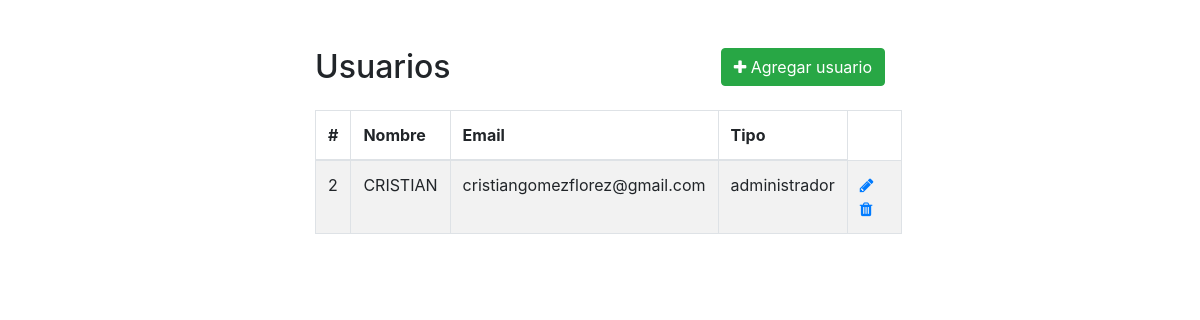
Page /vista/bienvenidoUsuario.php on the committed database.
### tables this page shows
CREATE TABLE `usuarios` (
  `id_usuario` int(11) NOT NULL,
  `nombre_usuario` varchar(50) NOT NULL,
  `email` varchar(100) NOT NULL,
  `contrasena` varchar(255) NOT NULL,
  `tipo` varchar(20) DEFAULT NULL
);

### vista/bienvenidoUsuario.php (the view, shortened to what this page needs)
<!DOCTYPE html>
<html lang="en">
<head>
    <link rel="stylesheet" href="https://stackpath.bootstrapcdn.com/bootstrap/4.5.2/css/bootstrap.min.css">
    <link rel="stylesheet" href="https://maxcdn.bootstrapcdn.com/font-awesome/4.7.0/css/font-awesome.min.css">
</head>
<body>
    <div class="wrapper">
        <div class="container-fluid">
            <div class="row">
                <div class="col-md-12">
                    <div class="mt-5 mb-3 clearfix">
                        <h2 class="pull-left">Usuarios</h2>
                        <a href="../vista/usuario/createusuario.php" class="btn btn-success pull-right"><i class="fa fa-plus"></i> Agregar usuario</a>
                    </div>
                    <?php
                    require_once "../modelo/configConexion.php";
                    $sql = "SELECT * FROM usuarios";
                    $result = mysqli_query($conn, $sql);
                    if($result){
                        if($result->num_rows > 0){
                            echo '<table class="table table-bordered table-striped">';
                                echo "<thead>";
                                    echo "<tr>";
                                        echo "<th>#</th>";
                                        echo "<th>Nombre</th>";
                                        echo "<th>Email</th>";
                                        echo "<th>Tipo</th>";
                                    echo "</tr>";
                                echo "</thead>";
                                echo "<tbody>";
                                while($row = $result->fetch_array()){
                                    echo "<tr>";
                                        echo "<td>" . $row['id_usuario'] . "</td>";
                                        echo "<td>" . $row['nombre_usuario'] . "</td>";
                                        echo "<td>" . $row['email'] . "</td>";
                                        echo "<td>" . $row['tipo'] . "</td>";
                                        echo "<td>";
                                            echo '<a href="../vista/usuario/updateUsuario.php?id='. $row['id_usuario'] .'" class="mr-3" title="Update Record" data-toggle="tooltip"><span class="fa fa-pencil"></span></a>';
                                            echo '<a href="../vista/usuario/deleteUsuario.php?id='. $row['id_usuario'] .'" title="Delete Record" data-toggle="tooltip"><span class="fa fa-trash"></span></a>';
                                        echo "</td>";
                                    echo "</tr>";
                                }
                                echo "</tbody>";
                            echo "</table>";
                        } else{
                            echo '<div class="alert alert-danger"><em>No se encontraron registros.</em></div>';
                        }
                    } else{
                        echo "¡Ups! Algo salió mal. Por favor, inténtelo de nuevo más tarde.";
                    }
                    ?>
                </div>
            </div>
        </div>
    </div>
</body>
</html>

### vista/bienvenidoUsuario.php (style rules this page uses)
.wrapper { width: 600px; margin: 0 auto; }
table tr td:last-child { width: 120px; }

### rows in the picture
usuarios: id_usuario "2", nombre_usuario "CRISTIAN", email "cristiangomezflorez@gmail.com", tipo "administrador"
